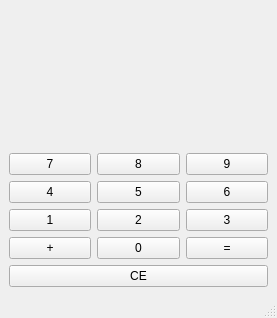
<?xml version="1.0" encoding="UTF-8"?>
<ui version="4.0">
 <class>MainWindow</class>
 <widget class="QMainWindow" name="MainWindow">
  <property name="geometry">
   <rect>
    <x>0</x>
    <y>0</y>
    <width>277</width>
    <height>318</height>
   </rect>
  </property>
  <property name="windowTitle">
   <string>MainWindow</string>
  </property>
  <widget class="QWidget" name="centralwidget">
   <layout class="QVBoxLayout" name="verticalLayout_2">
    <item>
     <layout class="QVBoxLayout" name="verticalLayout">
      <item>
       <widget class="QLabel" name="label">
        <property name="text">
         <string/>
        </property>
       </widget>
      </item>
      <item>
       <layout class="QHBoxLayout" name="horizontalLayout_4">
        <item>
         <widget class="QPushButton" name="pushButton_11">
          <property name="text">
           <string>7</string>
          </property>
         </widget>
        </item>
        <item>
         <widget class="QPushButton" name="pushButton_12">
          <property name="text">
           <string>8</string>
          </property>
         </widget>
        </item>
        <item>
         <widget class="QPushButton" name="pushButton_13">
          <property name="text">
           <string>9</string>
          </property>
         </widget>
        </item>
       </layout>
      </item>
      <item>
       <layout class="QHBoxLayout" name="horizontalLayout_2">
        <item>
         <widget class="QPushButton" name="pushButton_8">
          <property name="text">
           <string>4</string>
          </property>
         </widget>
        </item>
        <item>
         <widget class="QPushButton" name="pushButton_9">
          <property name="text">
           <string>5</string>
          </property>
         </widget>
        </item>
        <item>
         <widget class="QPushButton" name="pushButton_10">
          <property name="text">
           <string>6</string>
          </property>
         </widget>
        </item>
       </layout>
      </item>
      <item>
       <layout class="QHBoxLayout" name="horizontalLayout_3">
        <item>
         <widget class="QPushButton" name="pushButton_5">
          <property name="text">
           <string>1</string>
          </property>
         </widget>
        </item>
        <item>
         <widget class="QPushButton" name="pushButton_6">
          <property name="text">
           <string>2</string>
          </property>
         </widget>
        </item>
        <item>
         <widget class="QPushButton" name="pushButton_7">
          <property name="text">
           <string>3</string>
          </property>
         </widget>
        </item>
       </layout>
      </item>
      <item>
       <layout class="QHBoxLayout" name="horizontalLayout">
        <item>
         <widget class="QPushButton" name="pushButton_2">
          <property name="text">
           <string>+</string>
          </property>
         </widget>
        </item>
        <item>
         <widget class="QPushButton" name="pushButton_3">
          <property name="text">
           <string>0</string>
          </property>
         </widget>
        </item>
        <item>
         <widget class="QPushButton" name="pushButton_4">
          <property name="text">
           <string>=</string>
          </property>
         </widget>
        </item>
       </layout>
      </item>
      <item>
       <widget class="QPushButton" name="pushButton">
        <property name="text">
         <string>CE</string>
        </property>
       </widget>
      </item>
     </layout>
    </item>
   </layout>
  </widget>
  <widget class="QMenuBar" name="menubar">
   <property name="geometry">
    <rect>
     <x>0</x>
     <y>0</y>
     <width>277</width>
     <height>33</height>
    </rect>
   </property>
  </widget>
  <widget class="QStatusBar" name="statusbar"/>
 </widget>
 <resources/>
 <connections/>
</ui>
